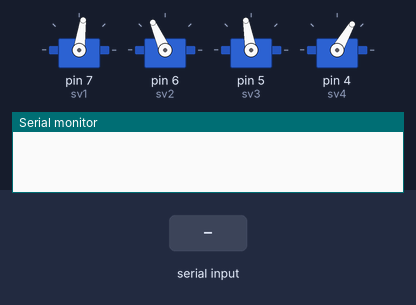
Bench run of a sketch on a simulated Arduino Uno, built with avr-gcc and run on an emulated ATmega328P. On the bench: 4 × servo, the last lines printed to the serial monitor. The test bench sets the inputs (shaded band).

Above: at 1.2 s.
1.3 s: "mode1_a" received over Serial
At 3.4 s:
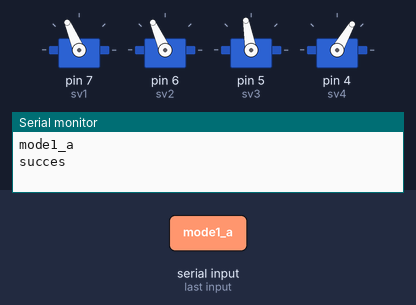
3.8 s: "mode1_b" received over Serial
At 5.3 s:
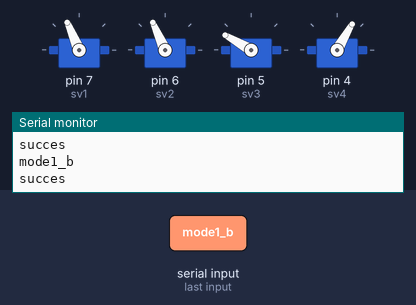
6.3 s: "mode1_c" received over Serial
At 8.4 s:
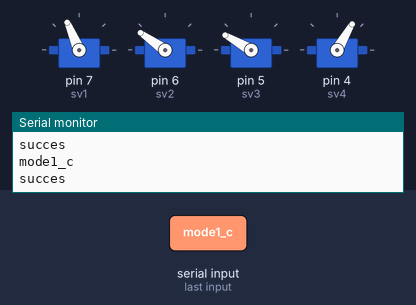
8.8 s: "mode1_d" received over Serial
At 10.4 s:
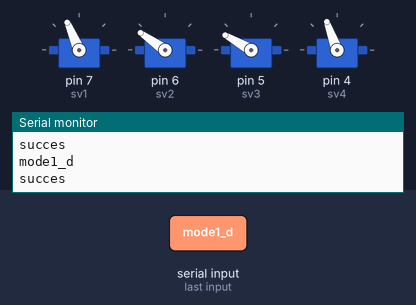
Timing chart, 0 to 11.9 s (numbered marks = the images above; inputs shaded):
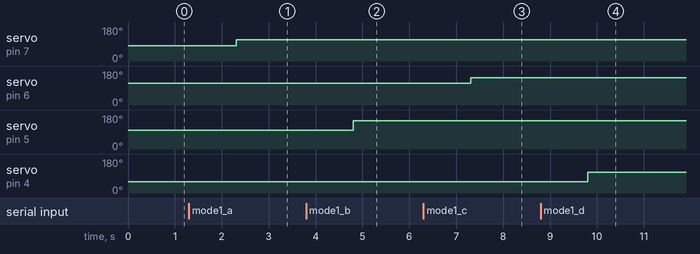

The sketch:

zigbee_servoDrop.ino
```cpp
#include <Arduino.h>
#include <Servo.h>

Servo sv1;
Servo sv2;
Servo sv3;
Servo sv4;


void setup()
{
  Serial.begin(9600);
  sv1.attach(7);
  sv2.attach(6);
  sv3.attach(5);
  sv4.attach(4);

  sv1.write(82);  //82, 113
  sv2.write(114); //114, 145
  sv3.write(100); //100, 150
  sv4.write(60);  //60, 110
}

void loop()
{
  if (Serial.available())
  {
    String receivedData = Serial.readString();
    Serial.println(receivedData);
    if (receivedData == "mode1_a"){
      Serial.println("succes");
      sv1.write(113);
    }
    if (receivedData == "mode1_b"){
      Serial.println("succes");
      sv3.write(150);
    }
    if (receivedData == "mode1_c"){
      Serial.println("succes");
      sv2.write(145);
    }
    if (receivedData == "mode1_d"){
      Serial.println("succes");
      sv4.write(110);
    }
    if (receivedData == "mode2"){
      Serial.println("succes");
      sv1.write(113);
      sv2.write(145);
      sv3.write(150);
      sv4.write(110);
    }
  }
}
```

Measured:
- after the input at 1.3 s, servo on pin 7 (sv1): 82° → 113° after 1.0 s
- after the input at 3.8 s, servo on pin 5 (sv3): 100° → 150° after 1.0 s
- after the input at 6.3 s, servo on pin 6 (sv2): 114° → 145° after 1.0 s
- after the input at 8.8 s, servo on pin 4 (sv4): 60° → 110° after 1.0 s
